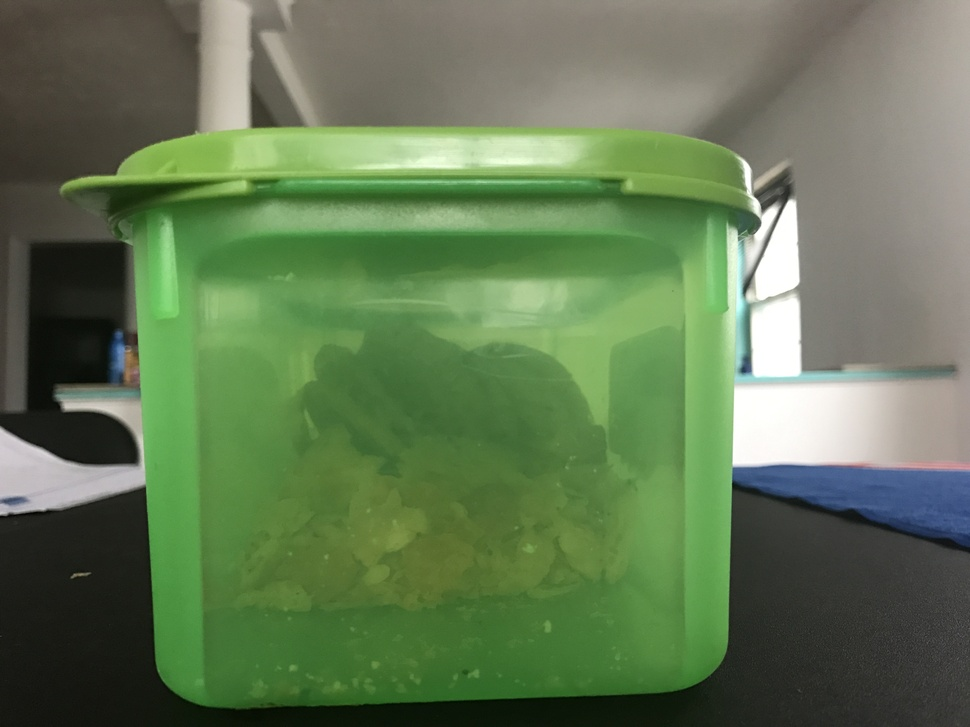
#> input picture ComputerVision/CV_Assignment2_MonilShah/HW2_Monil_shah/IMG_1020.JPG, 970 x 727 px, shrunk from 4032 x 3024 before the run, given in place of the camera
$ python greenball_tracker.py
#> lines starting #> are read from the running program, lines starting #| are printed output that depends on the picture; after the words box and inside, x2 and y2 are one past the last pixel; in counts of white or black regions, pixels touching at a corner belong together
#> further down, image is the input picture: shape (727, 970, 3); mean B, G, R 83.9, 119.6, 98.1
#!/usr/bin/env python


import cv2
import numpy as np

# For OpenCV2 image display
WINDOW_NAME = 'GreenBallTracker'

def track(image):


    # Blur the image to reduce noise
    blur = cv2.GaussianBlur(image, (5,5),0)

    # Convert BGR to HSV
    hsv = cv2.cvtColor(blur, cv2.COLOR_BGR2HSV)
#> hsv: shape (727, 970, 3); mean H, S, V 42.1, 82.1, 121.8

    # Threshold the HSV image for only green colors
    lower_green = np.array([30,40,40]) #Range calculation mentioned in report
    upper_green = np.array([80,255,255])

    # Threshold the HSV image to get only green colors
    mask = cv2.inRange(hsv, lower_green, upper_green)
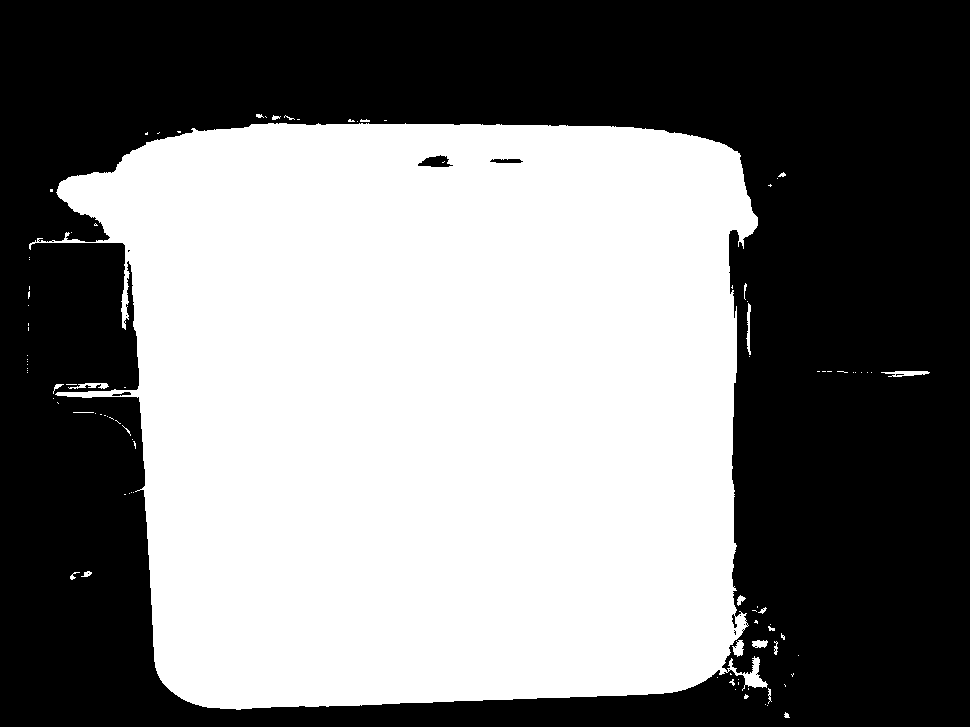
#> mask: shape (727, 970); 49.1% white; 97 white regions (76 under 20 px), largest, box (x1, y1, x2, y2) and area: (29, 123, 768, 710) 344558, (881, 371, 930, 377) 181, (746, 303, 751, 355) 139

    # Blur the mask
    bmask = cv2.GaussianBlur(mask, (5,5),0)

    # Take the moments to get the centroid
    moments = cv2.moments(bmask)
#> moments = moments, m00 88226291, centre m10/m00, m01/m00 = (432.6, 408.5)
    m00 = moments['m00']
#> m00 = 88226291
    centroid_x, centroid_y = None, None
    if m00 != 0:
        centroid_x = int(moments['m10']/m00)
#> centroid_x = 432
        centroid_y = int(moments['m01']/m00)
#> centroid_y = 408

    # Assume no centroid
    ctr = (-1,-1)

    # Use centroid if it exists
    if centroid_x != None and centroid_y != None:

        ctr = (centroid_x, centroid_y)
#> ctr = (432, 408)

        # Put black circle in at centroid in image
        cv2.circle(image, ctr, 4, (0,0,0))
#> image: shape (727, 970, 3); under 0.01% of pixels changed, all inside (x1, y1, x2, y2) = (428, 404, 437, 413)

    # Display full-color image
    cv2.imshow(WINDOW_NAME, image)

    # Force image display, setting centroid to None on ESC key input
    if cv2.waitKey(1) & 0xFF == 27:
#> (key Esc is pressed here)
        ctr = None

    # Return coordinates of centroid

    return ctr

# Test with input from camera
if __name__ == '__main__':

    capture = cv2.VideoCapture(0)

    while True:

        okay, image = capture.read()

        if okay:

            if not track(image):
                break

            if cv2.waitKey(1) & 0xFF == 27:
                break

        else:

           print('Capture failed')
           break

$ run again, on ComputerVision/CV_Assignment2_MonilShah/HW2_Monil_shah/IMG_1021.JPG
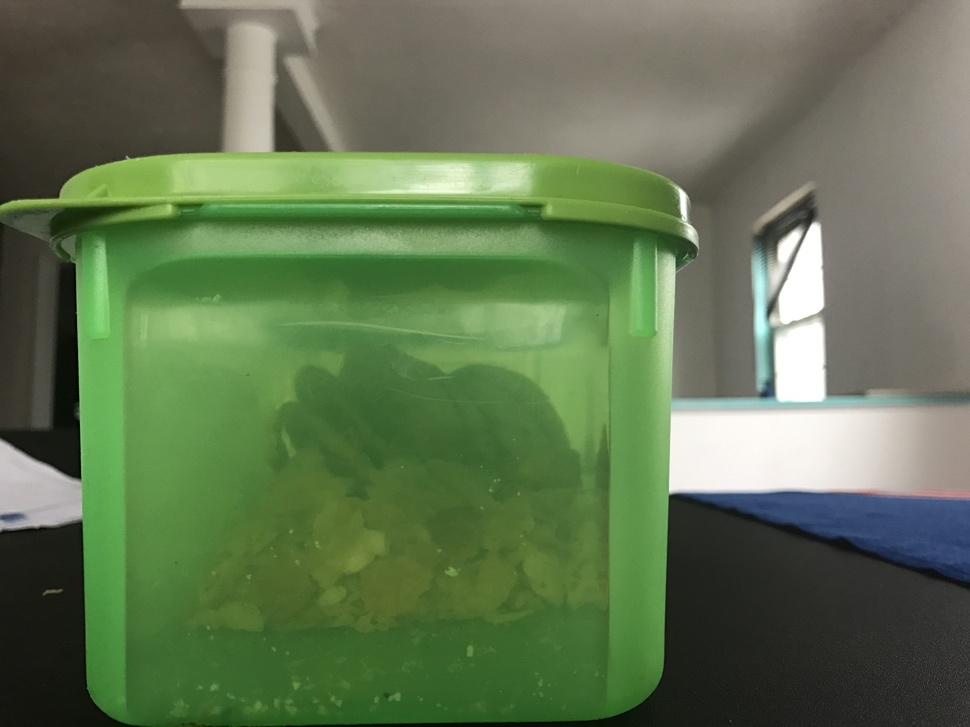
#> input picture ComputerVision/CV_Assignment2_MonilShah/HW2_Monil_shah/IMG_1021.JPG, 970 x 727 px, shrunk from 4032 x 3024 before the run, given in place of the camera
#> image is the input picture: shape (727, 970, 3); mean B, G, R 81.6, 116.5, 96.9
#> hsv: shape (727, 970, 3); mean H, S, V 40.3, 83.3, 118.9
#> in track, `mask = cv2.inRange(hsv, lower_green, upper_green)`:
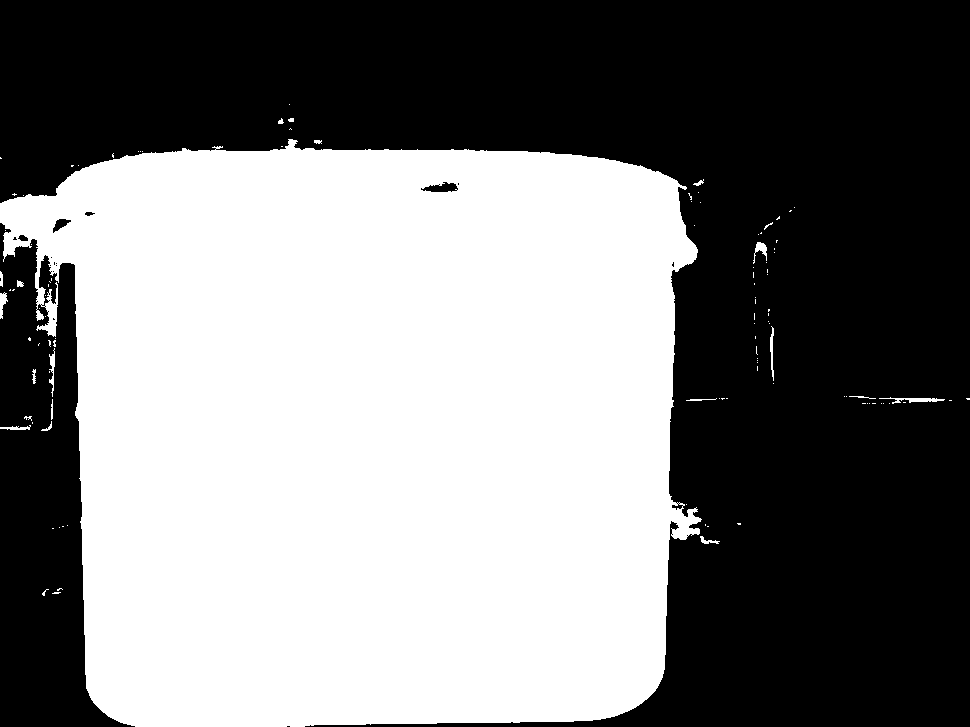
#> mask: shape (727, 970); 48.8% white; 110 white regions (90 under 20 px), largest, box (x1, y1, x2, y2) and area: (0, 139, 702, 727) 342447, (879, 397, 945, 404) 188, (49, 348, 55, 397) 132
#> moments = moments, m00 87714055, centre m10/m00, m01/m00 = (369.8, 431.6)
#> m00 = 87714055
#> centroid_x = 369
#> centroid_y = 431
#> ctr = (369, 431)
#> image: shape (727, 970, 3); under 0.01% of pixels changed, all inside (x1, y1, x2, y2) = (365, 427, 374, 436)
